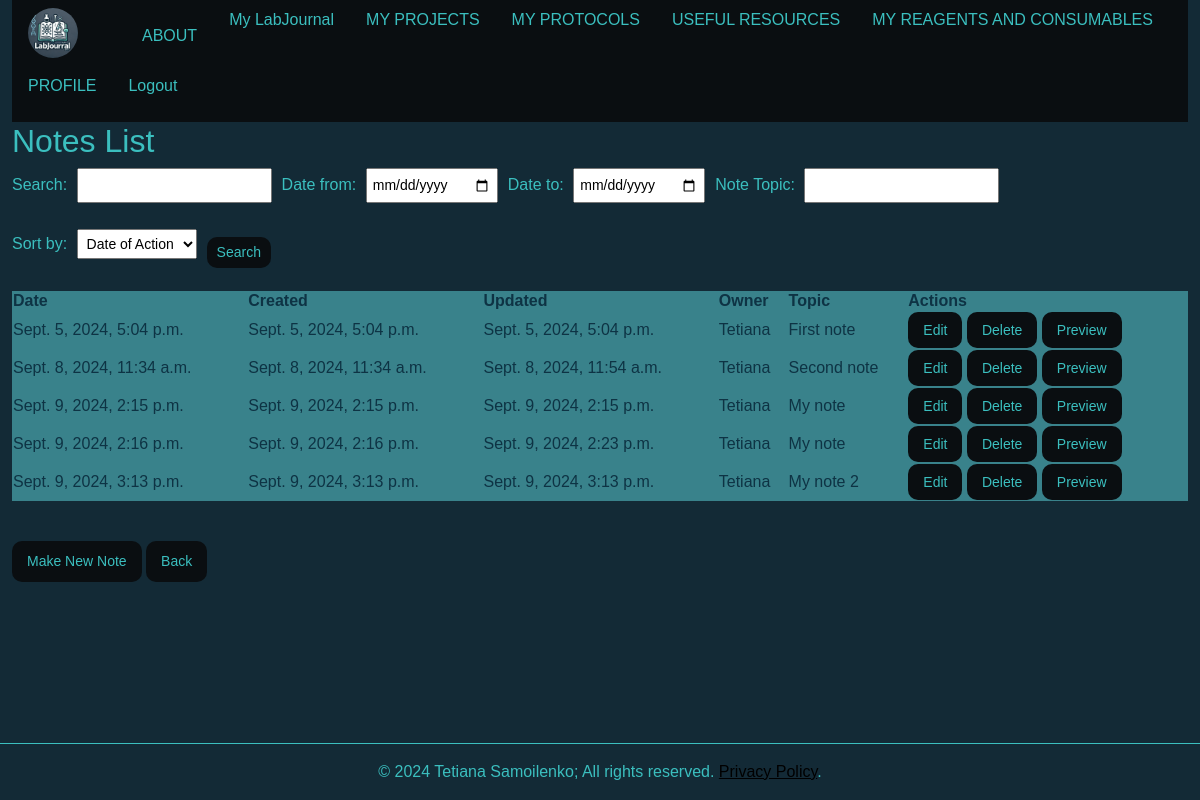
Page /my-lab-journal/notes/ (signed in) on the earlier database version.
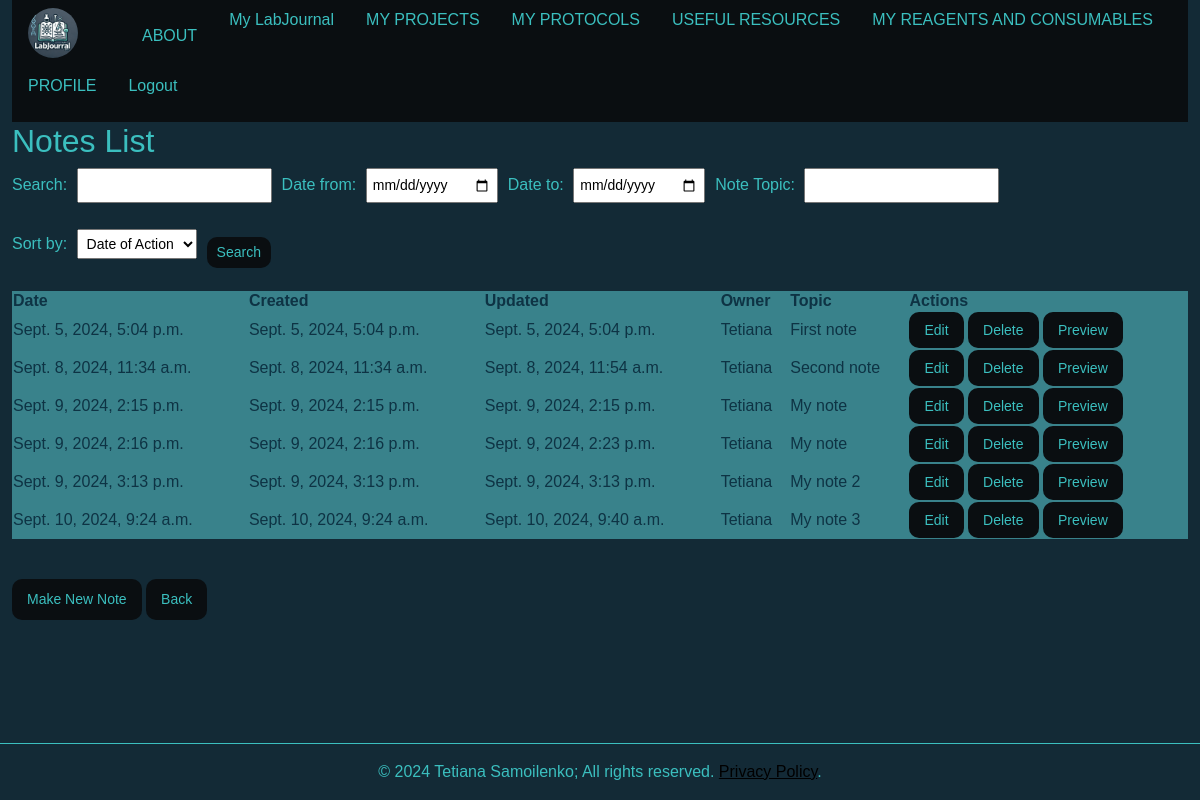
Same page on the later database version.
### notes/models.py (models this page shows, shortened)
class Notes(models.Model):
    READ = 'read'
    WRITE = 'write'
    ACCESS_CHOICES = [
        (READ, 'Read'),
        (WRITE, 'Write'),
    ]
    date_of_action = models.DateTimeField(auto_now_add=True)
    created_at = models.DateTimeField(auto_now_add=True)
    updated_at = models.DateTimeField(auto_now=True)
    owner = models.ForeignKey(User, on_delete=models.CASCADE, related_name='owned_notes')
    note_topic = models.CharField(max_length=150)
    note_text = models.TextField()  # Changed to TextField for better handling of long text
    projects = models.ManyToManyField(Project, related_name='notes', blank=True)
    protocols = models.ManyToManyField(Protocol, related_name='notes', blank=True)
    reagents = models.ManyToManyField(Reagents, related_name='notes', blank=True)
    consumables = models.ManyToManyField(Consumables, related_name='notes', blank=True)
    access_level = models.CharField(max_length=10, choices=ACCESS_CHOICES, default=READ)
    class Meta:
        indexes = [
            models.Index(fields=['owner', 'note_topic']),
        ]

### notes/views.py (the view, shortened to what this page needs)
# urls.py: path('notes/', views.notes_list, name='notes_list'),
@login_required
def notes_list(request):
    search_form = SearchForm(request.GET or None)
    notes = Notes.objects.all()
    return render(request, 'notes_list.html', {
        'notes': notes,
        'search_form': search_form
    })

### notes/forms.py
class SearchForm(forms.Form):
    query = forms.CharField(required=False, label='Search')
    date_from = forms.DateField(required=False, widget=forms.TextInput(attrs={'type': 'date'}))
    date_to = forms.DateField(required=False, widget=forms.TextInput(attrs={'type': 'date'}))
    note_topic = forms.CharField(required=False, label='Note Topic')
    sort_by = forms.ChoiceField(
        choices=[('date_of_action', 'Date of Action'), ('created_at', 'Created At'), ('updated_at', 'Updated At')],
        required=False,
        initial='date_of_action'
    )

### notes/templates/notes_list.html
{% extends 'master.html' %}
{% load static %}
{% block content %}
    {% block extra_css %}
        <link href="{% static 'css/style.css' %}" rel="stylesheet">
    {% endblock %}
<h2>Notes List</h2>
<form method="get" action="{% url 'notes_list' %}" class="search-form">
    {{ search_form.as_p }}
    <button class="bt_style" type="submit">Search</button>
</form>
<table>
    <thead>
        <tr>
            <th>Date</th>
            <th>Created</th>
            <th>Updated</th>
            <th>Owner</th>
            <th>Topic</th>
            <th>Actions</th>
        </tr>
    </thead>
    <tbody>
        {% for note in notes %}
            <tr>
                <td>{{ note.date_of_action }}</td>
                <td>{{ note.created_at }}</td>
                <td>{{ note.updated_at }}</td>
                <td>{{ note.owner.username }}</td>
                <td>{{ note.note_topic }}</td>
                <td>
                    <button class="bt_style" type="button" onclick="window.location.href='{% url 'edit_note' pk=note.pk %}'">Edit</button>
                    <button class="bt_style" type="button" onclick="window.location.href='{% url 'delete_note' pk=note.pk %}'">Delete</button>
                    <button class="bt_style" type="button" onclick="window.location.href='{% url 'view_note' pk=note.pk %}'">Preview</button>
                </td>
            </tr>
        {% empty %}
        <tr>
            <td colspan="6">Notes not found.</td>
        </tr>
        {% endfor %}
    </tbody>
</table>
<button class="bt_style" type="button" onclick="window.location.href='{% url 'create_note' %}'">Make New Note</button>
<button class="bt_style" type="button" onclick="window.location.href='{% url 'my_lab_journals' %}'">Back</button>
{% endblock %}

Differences in the rows shown:
added Notes: date_of_action "Sept. 10, 2024, 9:24 a.m.", created_at "Sept. 10, 2024, 9:24 a.m.", updated_at "Sept. 10, 2024, 9:40 a.m.", owner.username "Tetiana", note_topic "My note 3"
